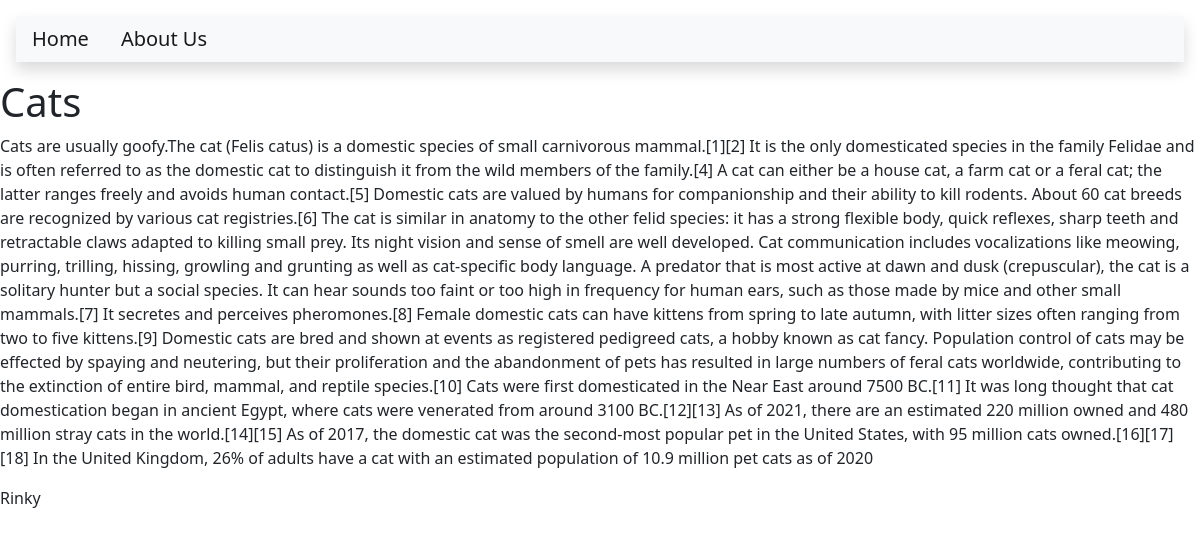
Page /cats on the committed database.
### blog/models.py (models this page shows, shortened)
class Post(models.Model):
    title = models.CharField(max_length=200)
    content = models.TextField()
    date_created = models.DateTimeField(auto_now_add=True)
    slug = models.SlugField(max_length=200, unique=True)
    author = models.ForeignKey(to= User, on_delete=models.CASCADE)
    status = models.IntegerField(choices=STATUS, default=0)

### blog/views.py (the view)
# urls.py: path('<slug:slug>', views.BlogView.as_view(),name='blog_view'),
class BlogView(generic.DetailView):
    model = Post
    template_name = 'blog.html'

### templates/blog.html
{% extends 'base.html' %}
{% block content %}
        <h1>{{object.title}}</h1>
        <p>{{object.content}}</p>
        <p>{{object.author}}</p>
        {% endblock content %}

### rows in the picture
Post: title "Cats", content "Cats are usually goofy.The cat (Felis catus) is a domestic species of small carnivorous mammal.[1][2] It is the only domesticated species in the family Felidae and is often referred to as the domestic cat to distinguish it from the wild members of the family.[4] A cat can either be a house cat, a farm cat or a feral cat; the latter ranges freely and avoids human contact.[5] Domestic cats are valued by humans for companionship and their ability to kill rodents. About 60 cat breeds are recognized by various cat registries.[6] The cat is similar in anatomy to the other felid species: it has a strong flexible body, quick reflexes, sharp teeth and retractable claws adapted to killing small prey.…", author "Rinky"
